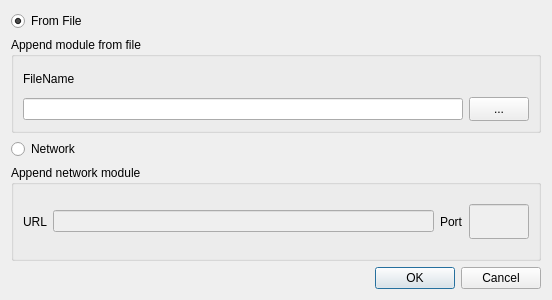
<ui version="4.0" >
 <class>externalIspDialog</class>
 <widget class="QDialog" name="externalIspDialog" >
  <property name="windowModality" >
   <enum>Qt::ApplicationModal</enum>
  </property>
  <property name="geometry" >
   <rect>
    <x>0</x>
    <y>0</y>
    <width>552</width>
    <height>300</height>
   </rect>
  </property>
  <property name="windowTitle" >
   <string>Append module</string>
  </property>
  <layout class="QVBoxLayout" name="verticalLayout" >
   <item>
    <widget class="QRadioButton" name="FileSW" >
     <property name="text" >
      <string>From File</string>
     </property>
     <property name="checked" >
      <bool>true</bool>
     </property>
    </widget>
   </item>
   <item>
    <widget class="QGroupBox" name="groupBox" >
     <property name="title" >
      <string>Append module from file</string>
     </property>
     <layout class="QVBoxLayout" name="verticalLayout_2" >
      <item>
       <widget class="QLabel" name="label_3" >
        <property name="text" >
         <string>FileName</string>
        </property>
       </widget>
      </item>
      <item>
       <layout class="QHBoxLayout" name="horizontalLayout_2" >
        <property name="sizeConstraint" >
         <enum>QLayout::SetMaximumSize</enum>
        </property>
        <item>
         <widget class="QLineEdit" name="FileLine" />
        </item>
        <item>
         <widget class="QToolButton" name="toolButton" >
          <property name="minimumSize" >
           <size>
            <width>60</width>
            <height>0</height>
           </size>
          </property>
          <property name="maximumSize" >
           <size>
            <width>60</width>
            <height>30</height>
           </size>
          </property>
          <property name="text" >
           <string>...</string>
          </property>
         </widget>
        </item>
       </layout>
      </item>
     </layout>
    </widget>
   </item>
   <item>
    <widget class="QRadioButton" name="NetworkSW" >
     <property name="text" >
      <string>Network</string>
     </property>
    </widget>
   </item>
   <item>
    <widget class="QGroupBox" name="groupBox_2" >
     <property name="title" >
      <string>Append network module</string>
     </property>
     <property name="flat" >
      <bool>false</bool>
     </property>
     <property name="checkable" >
      <bool>false</bool>
     </property>
     <layout class="QHBoxLayout" name="horizontalLayout_3" >
      <item>
       <layout class="QHBoxLayout" name="horizontalLayout" >
        <item>
         <widget class="QLabel" name="label" >
          <property name="text" >
           <string>URL</string>
          </property>
         </widget>
        </item>
        <item>
         <widget class="QLineEdit" name="UrlLine" >
          <property name="enabled" >
           <bool>false</bool>
          </property>
         </widget>
        </item>
        <item>
         <widget class="QLabel" name="label_2" >
          <property name="text" >
           <string>Port</string>
          </property>
         </widget>
        </item>
        <item>
         <widget class="QLineEdit" name="PortLine" >
          <property name="enabled" >
           <bool>false</bool>
          </property>
          <property name="maximumSize" >
           <size>
            <width>60</width>
            <height>35</height>
           </size>
          </property>
         </widget>
        </item>
       </layout>
      </item>
     </layout>
     <zorder>UrlLine</zorder>
     <zorder>PortLine</zorder>
     <zorder>label</zorder>
     <zorder>label_2</zorder>
     <zorder>groupBox</zorder>
    </widget>
   </item>
   <item>
    <widget class="QDialogButtonBox" name="buttonBox" >
     <property name="orientation" >
      <enum>Qt::Horizontal</enum>
     </property>
     <property name="standardButtons" >
      <set>QDialogButtonBox::Cancel|QDialogButtonBox::Ok</set>
     </property>
    </widget>
   </item>
  </layout>
 </widget>
 <resources/>
 <connections>
  <connection>
   <sender>buttonBox</sender>
   <signal>accepted()</signal>
   <receiver>externalIspDialog</receiver>
   <slot>accept()</slot>
   <hints>
    <hint type="sourcelabel" >
     <x>248</x>
     <y>254</y>
    </hint>
    <hint type="destinationlabel" >
     <x>157</x>
     <y>274</y>
    </hint>
   </hints>
  </connection>
  <connection>
   <sender>buttonBox</sender>
   <signal>rejected()</signal>
   <receiver>externalIspDialog</receiver>
   <slot>reject()</slot>
   <hints>
    <hint type="sourcelabel" >
     <x>316</x>
     <y>260</y>
    </hint>
    <hint type="destinationlabel" >
     <x>286</x>
     <y>274</y>
    </hint>
   </hints>
  </connection>
 </connections>
</ui>
